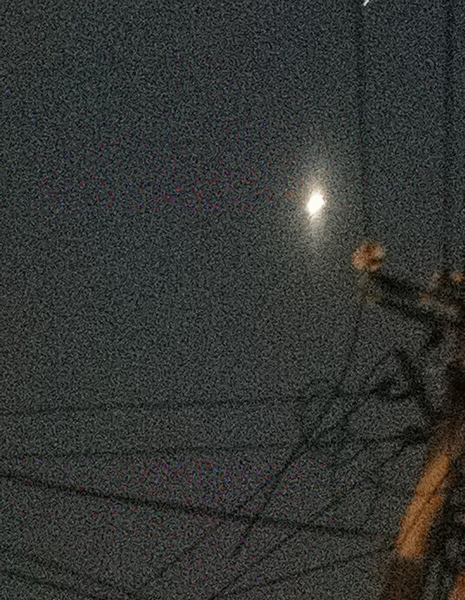
#> input picture img/zaodian.jpg, 929 x 1200 px (shown at 1/2 size)
$ python '17.中值滤波.py'
#> lines starting #> are read from the running program, lines starting #| are printed output that depends on the picture
import cv2
import numpy as np

# 中值滤波对均匀的噪声处理效果比较好
img = cv2.resize(cv2.imread("../img/zaodian.jpg"), (600, 600))
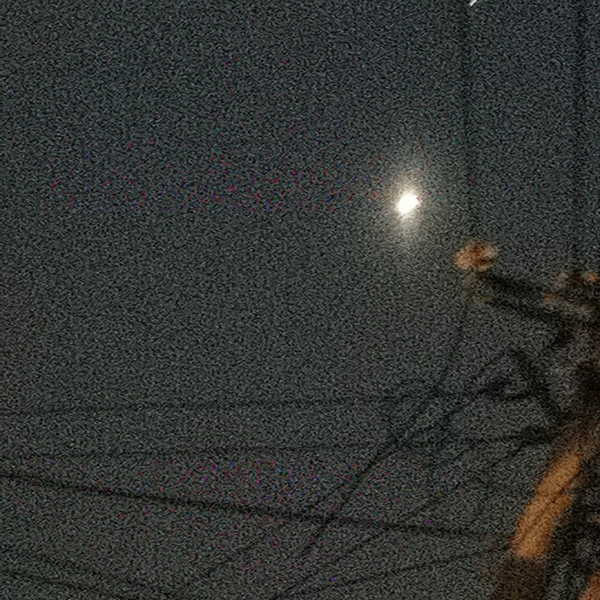
#> img: shape (600, 600, 3); mean B, G, R 51.3, 53.7, 51.4

new_img = cv2.medianBlur(img, 5)
cv2.imshow("new_img", np.hstack((img, new_img)))
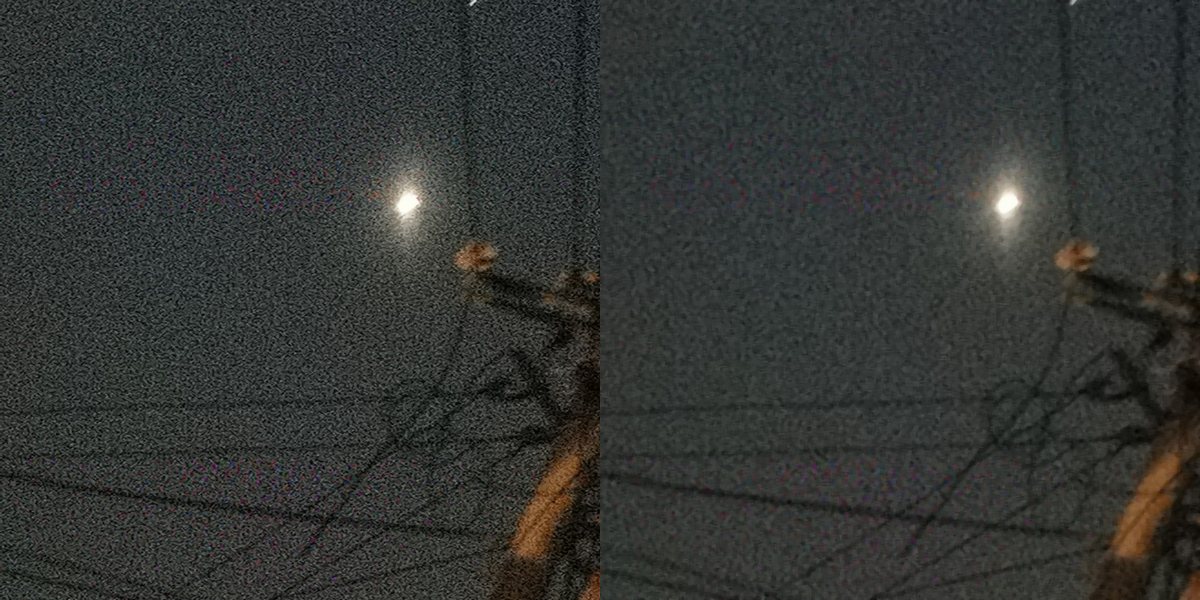
#> window 'new_img': shape (600, 1200, 3); mean B, G, R 51.5, 53.8, 51.5
cv2.waitKey(0)
cv2.destroyAllWindows()
